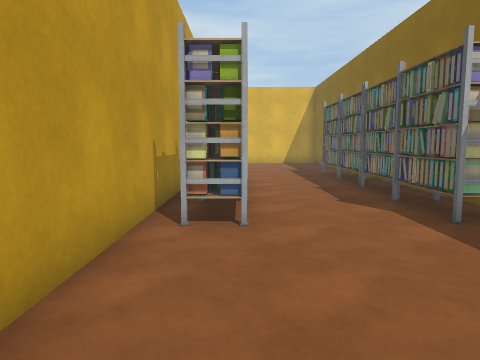
View 1 (above)

20 first-person views from a walk through a Unity game level. The camera is 1.3 m above the floor, tilts 6° down and sees 70° across. The floor is counted in squares, 1 m on a side. Each view is taken from the middle of a square. On the plan, view 1 faces up. The plan holds only what a view shows up to about 15 squares ahead; the rest is blank. The place goes on beyond the plan. The player is left out. Door leaves are left out, so doorways stand open. Some surface patterns are stand-ins.

View 2
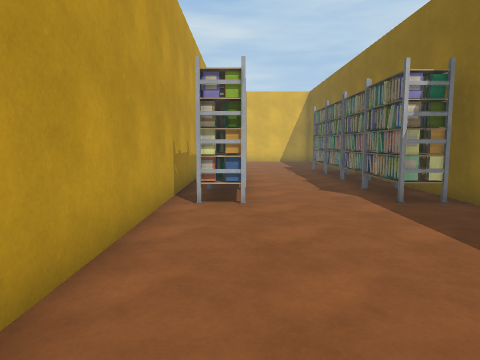

View 3
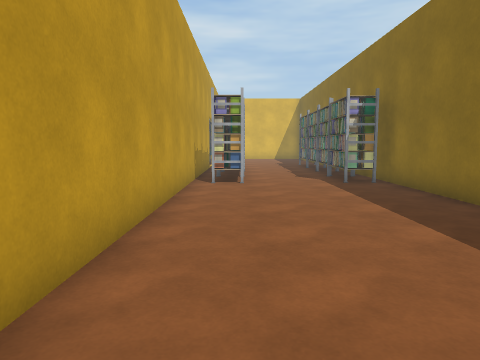

View 4
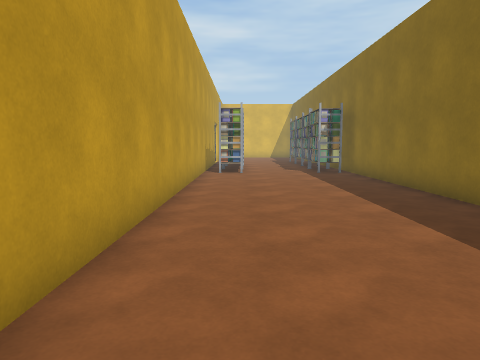

View 5
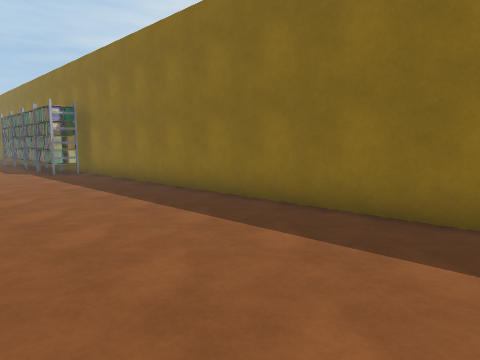

View 6
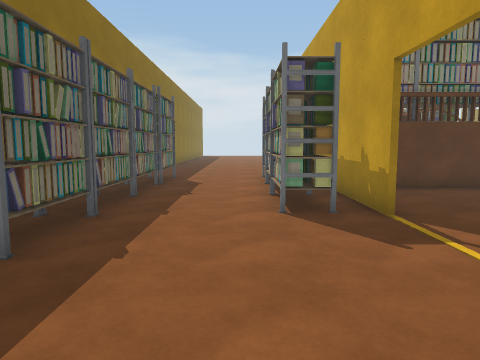

View 7
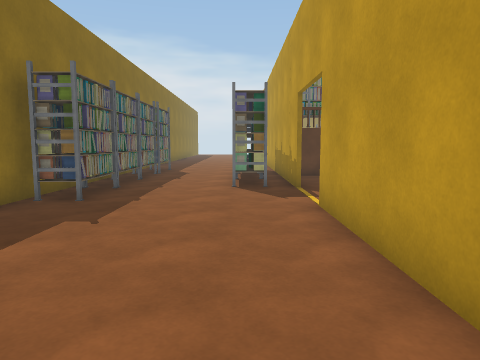

View 8
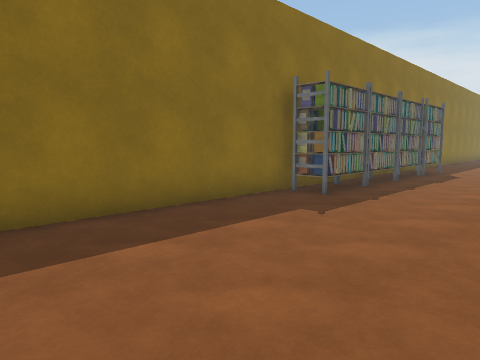

View 9
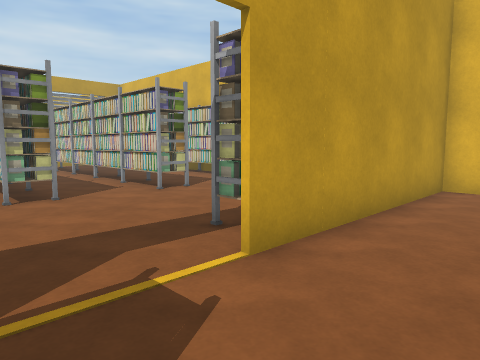

View 10
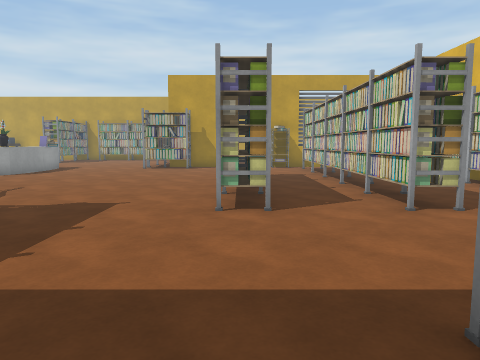

View 11
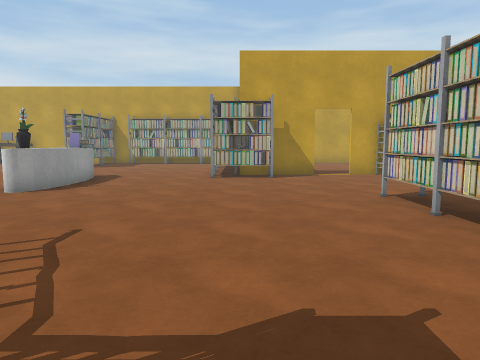

View 12
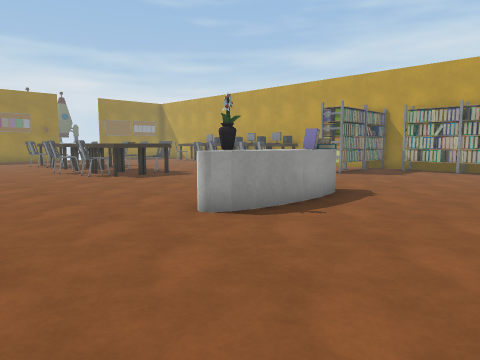

View 13
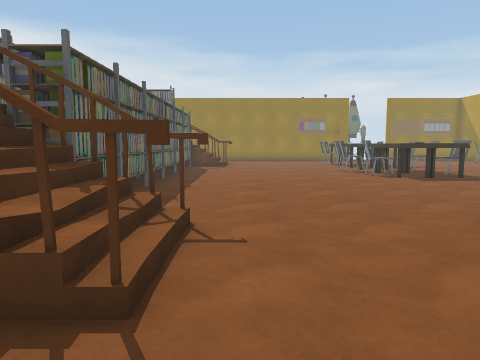

View 14
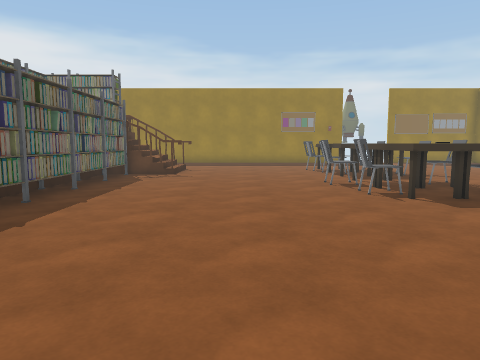

View 15
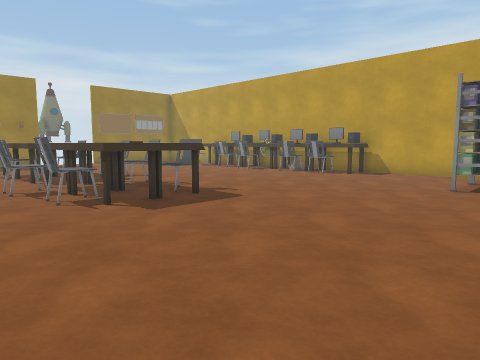

View 16
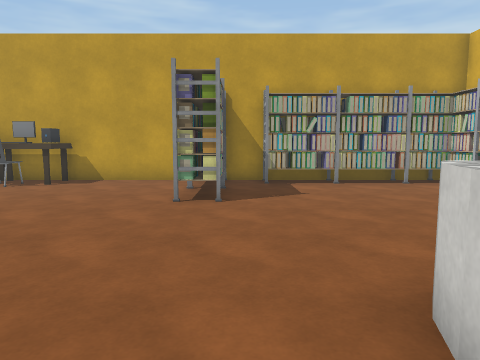

View 17
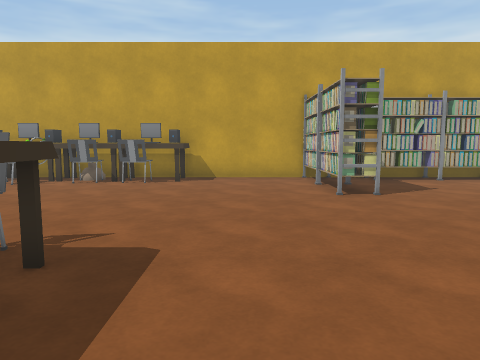

View 18
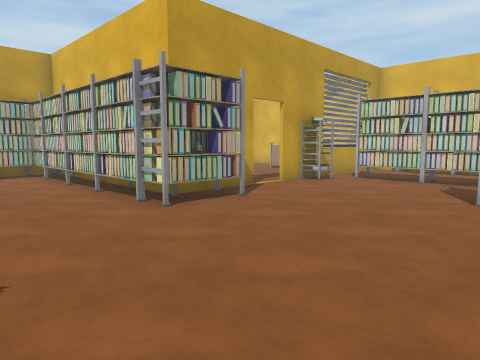

View 19
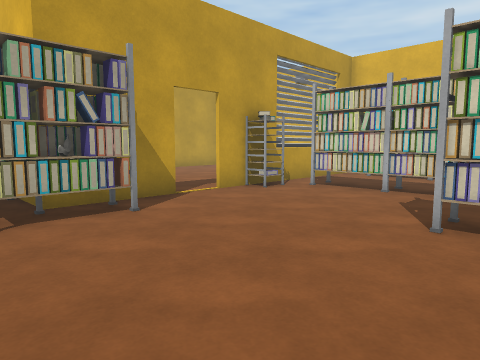

View 20
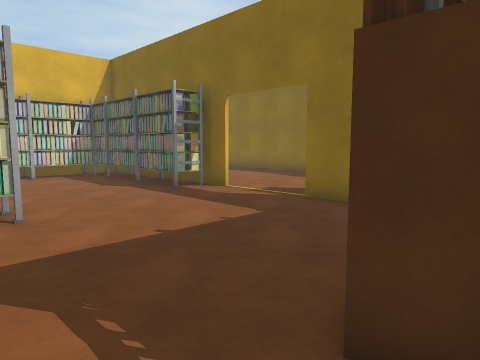

### Floor plan
Points are (right, up) in squares from view 1. A wall is a line through its corners. A room is listed if a view was taken in it or the views show most of it. See-through windows are left out.
Room 1 (views 1, 2, 3, 4, 5, 6, 7, 8, 9, 10)
walls: (-1.7, 12.9) (-1.7, -7.8); (5.1, 13) (5.1, 22); (5.1, -9) (5.1, 8.4); (-1.7, 23.5) (-1.7, 15.8)
ways out: open door at (-2, 14) to room 2
objects: other object (-1, 5) to (0, 7); other object (-1, 8) to (0, 10); other object (-1, 11) to (0, 12); other object (4, 6) to (4, 8); other object (4, 9) to (4, 10); other object (4, 11) to (4, 12); other object (4, 13) to (4, 15)
Room 2 (views 11, 12, 13, 14, 15, 16, 17, 18, 19, 20)
walls: (-16.8, 5.5) (-16.3, 5.4); (-17.5, 5.5) (-16.7, 5.5); (-18.3, 5.5) (-17.4, 5.5); (-18.8, 4.3) (-19.5, 4.5); (-10.1, 4.5) (-9.2, 4.5) (-9.2, 5.1); (-10.1, 7.6) (-9.2, 7.6); (-8.3, 4.6) (-8.3, 5.2); (-7.1, 8.2) (-7.1, 9); (-20.5, 14.2) (-20.5, 11) (-21.9, 11); (-6.1, 9) (-2.5, 9); (-29.4, 3.5) (-29.4, -2.5); (-1.8, 11.6) (-1.8, 12.9); (-20.5, 21.4) (-20.5, 15.6); (-10.5, -9.7) (-7.2, -9.7); (-1.8, 15.8) (-1.8, 21.8)
low walls: (-9.2, 7) (-9.2, 7.5); (-8.7, 6.4) (-8.7, 6.9); (-8.7, 5) (-8.7, 5.5); (-7.1, -9.2) (-7.1, -3.2)
ways out: open door at (-2, 14) to room 1; open door at (-21, 14.5)
objects: other object (-29, -10); other object (-29, -9); other object (-29, -8); other object (-29, -7) to (-29, -6); other object (-29, -5); other object (-29, -4); other object (-29, -3) to (-28, -3); other object (-29, 2) to (-28, 2); other object (-29, 4) to (-28, 6); other object (-29, 7) to (-28, 8); other object (-29, 9) to (-28, 9); other object (-29, 10) to (-28, 10); other object (-28, -5) to (-28, -4); other object (-27, -9) to (-27, -8); other object (-27, -6); other object (-27, -5) to (-27, -4); other object (-27, 2) to (-25, 2); other object (-27, 10) to (-25, 10); other object (-24, 10) to (-23, 10); other object (-22, 10) to (-20, 10); other object (-21, -10) to (-20, -9); other object (-20, -7) to (-20, -6); other object (-20, -5) to (-20, -4); other object (-20, -4) to (-19, -3); other object (-20, 11) to (-19, 11); other object (-20, 12) to (-19, 12); other object (-20, 17) to (-20, 18); other object (-19, -10) to (-19, -9); other object (-19, -7) to (-19, -5); other object (-19, 5); other object (-19, 10); other object (-19, 18) to (-17, 19); other object (-19, 23) to (-18, 23); other object (-18, -10) to (-17, -9); other object (-18, -7) to (-18, -5); other object (-18, -4); other object (-18, -3) to (-17, -3); other object (-17, -10); other object (-17, -7) to (-16, -6); other object (-17, -5) to (-16, -4); other object (-16, 5); other object (-16, 18) to (-15, 19); other object (-14, 15) to (-13, 15); other object (-14, 18) to (-13, 19); other object (-14, 23) to (-13, 23); other object (-12, 15) to (-11, 15); other object (-12, 18) to (-11, 19); other object (-12, 23) to (-11, 23); other object (-10, 15) to (-8, 15); other object (-10, 18) to (-8, 19); other object (-10, 23) to (-8, 23); other object (-8, -9) to (-8, -7); other object (-8, -6) to (-8, -5); other object (-8, -4) to (-8, -3); other object (-8, -2) to (-8, -1); other object (-8, 0) to (-8, 2); other object (-8, 3) to (-8, 4); other object (-7, 23) to (-6, 23); other object (-5, 23) to (-4, 23); other object (-3, 17) to (-3, 19); other object (-3, 20) to (-3, 21); other object (-3, 22) to (-3, 23)

Where each view was taken, in squares from view 1:
view 1: 0 up, 0 right, facing up
view 2: 2 down, 0 right, facing up
view 3: 6 down, 0 right, facing up
view 4: 10 down, 0 right, facing up
view 5: 10 down, 1 left, facing up-right
view 6: 19 up, 1 right, facing down
view 7: 23 up, 0 right, facing down
view 8: 23 up, 1 left, facing down-right
view 9: 13 up, 1 right, facing up-left
view 10: 15 up, 1 left, facing left
view 11: 11 up, 6 left, facing left
view 12: 10 up, 11 left, facing down-left
view 13: 10 up, 11 left, facing down
view 14: 5 up, 13 left, facing down
view 15: 4 up, 14 left, facing down-left
view 16: 3 up, 17 left, facing left
view 17: 1 down, 16 left, facing left
view 18: 6 up, 13 left, facing up-left
view 19: 9 up, 13 left, facing up-left
view 20: 8 up, 9 left, facing up-right
